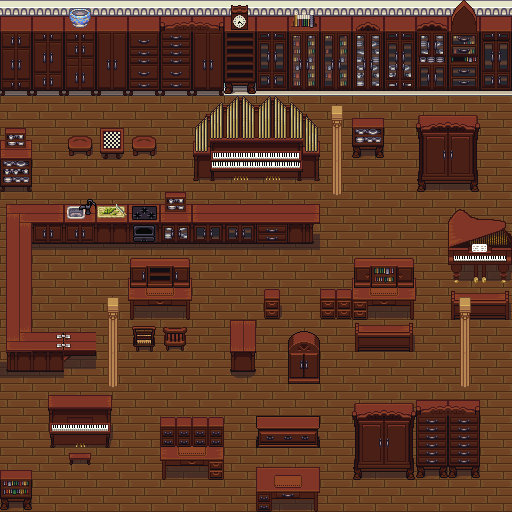
#> input picture tools/source/furniture.png, 512 x 512 px
$ python build_room_assets.py
#> lines starting #> are read from the running program, lines starting #| are printed output that depends on the picture
"""Derive room surfaces/props from retained LPC atlases; no network assets.
Run before commit; builds decode versioned bytes offline via prepare-studio-assets.
See public/licenses/interior.txt and furniture.txt for source authors/licenses.
"""
from pathlib import Path
from PIL import Image, ImageEnhance, ImageOps
import base64, io
ROOT=Path(__file__).resolve().parents[1]
SRC=ROOT/'tools/source'; OUT=ROOT/'assets-src/rooms'; OUT.mkdir(exist_ok=True,parents=True)
f=Image.open(SRC/'furniture.png').convert('RGBA'); i=Image.open(SRC/'interior.png').convert('RGBA')
#> further down, f is the input picture: PIL image 512x512 RGBA; mean R, G, B, A 98.4, 59.2, 39.9, 255
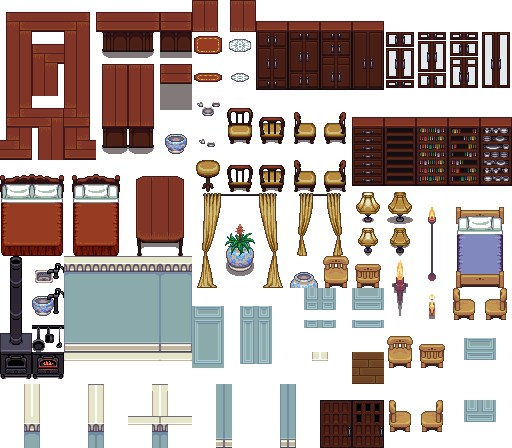
#> input picture tools/source/interior.png, 512 x 448 px
#> further down, i is the input picture: PIL image 512x448 RGBA; mean R, G, B, A 58.6, 44.8, 39.8, 128
def save(name,im):
 b=io.BytesIO();im.save(b,format='PNG',optimize=True);(OUT/(name+'.png.b64')).write_text(base64.b64encode(b.getvalue()).decode()+'\n')
def cut(im,box):
 o=im.crop(box)
 if im is f:
  # Remove the exact atlas-floor palette, retaining furniture colors and outlines.
  bg=f.crop((0,96,32,128)); palette=set(bg.getdata());pix=o.load()
  for yy in range(o.height):
   for xx in range(o.width):
    if pix[xx,yy] in palette:
     pix[xx,yy]=(0,0,0,0)
 return o
def tinted(im,low,high):
 a=im.getchannel('A');o=ImageOps.colorize(ImageOps.grayscale(im),low,high).convert('RGBA');o.putalpha(a);return o
floor=f.crop((0,96,32,128))
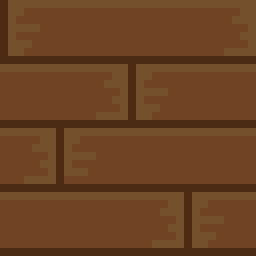
#> floor: PIL image 32x32 RGBA (shown 8 times larger); mean R, G, B, A 107.5, 66.2, 36, 255
#> (the run stopped early here; a loop or call above may not have finished)
